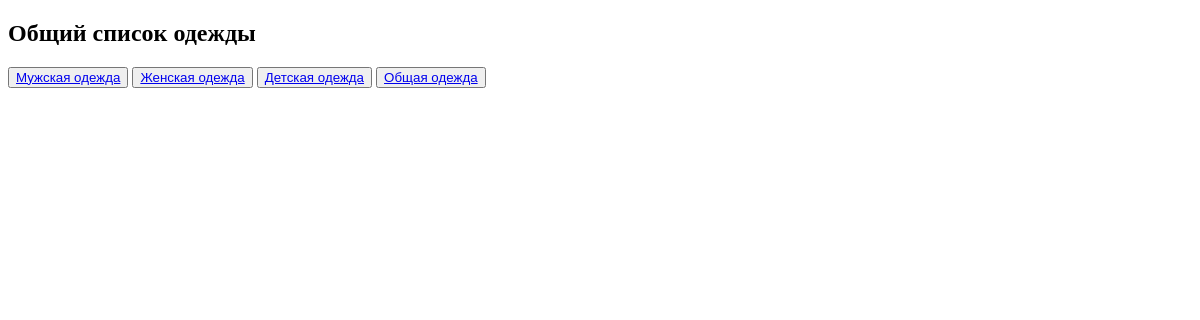
The app's page /productscl/, older data.
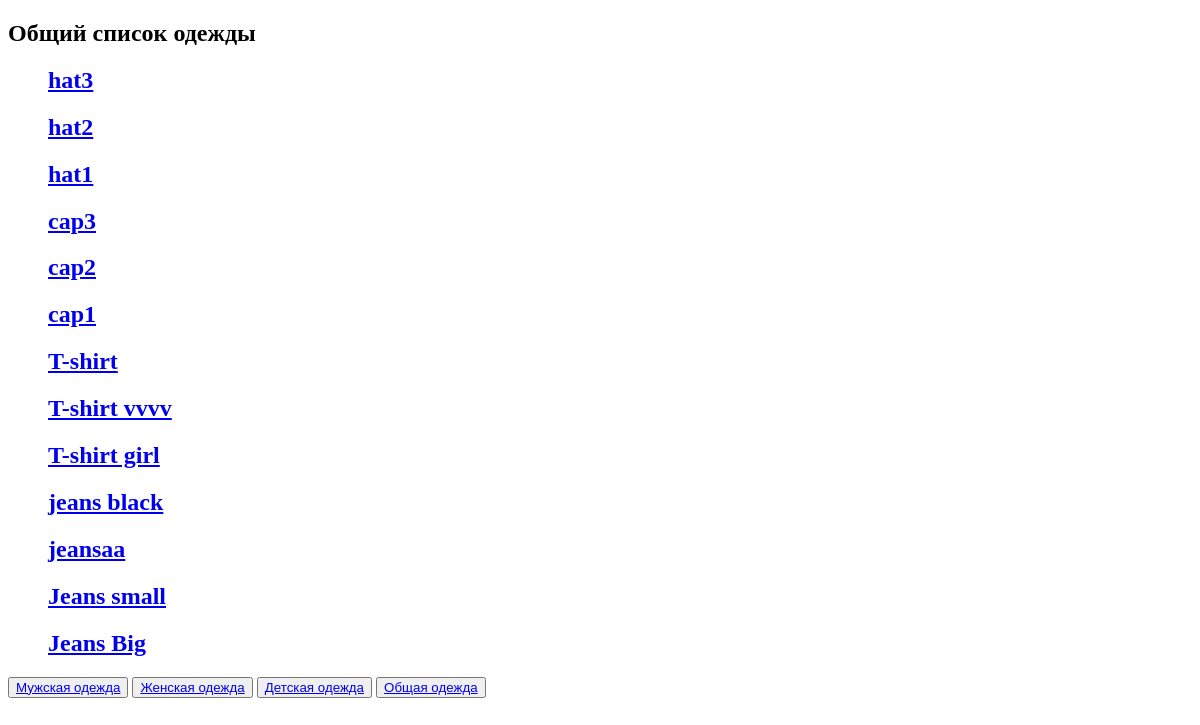
The same page, newer data.
### cloth/models.py (models this page shows, shortened)
class ProductCL(models.Model):
    class Meta:
        verbose_name = 'ProductCL'
        verbose_name_plural = 'ProductsLC'
    name = models.CharField(max_length=200)
    price = models.PositiveIntegerField()
    description = models.TextField()
    date_created = models.DateField(auto_now_add=True)
    tags = models.ManyToManyField(TagCL)

### cloth/views.py (the view)
# urls.py: path('productscl/', views.ProductCLView.as_view(), name = 'prodcl_list'),
class ProductCLView(ListView):
    queryset = models.ProductCL.objects.filter().order_by('-id')
    template_name = 'productscl.html'
    def get_queryset(self):
        return models.ProductCL.objects.filter().order_by('-id')

### templates/productscl.html (shortened to what this page needs)
<!DOCTYPE html>
<html lang="en">
<head>
</head>
<body>
<div>
<h2>Общий список одежды</h2>
    <ul>
         {% for i in object_list %}
        <h2><a href="/productscl/{{ i.id }}">{{ i.name }}</a></h2>
        {% endfor %}
    </ul>
</div>
<button><a href="/productscl_man/{{ i.id }}">Мужская одежда</a></button>
<button><a href="/productscl_woman/{{ i.id }}">Женская одежда</a></button>
<button><a href="/productscl_childs/{{ i.id }}">Детская одежда</a></button>
<button><a href="/productscl_unisex/{{ i.id }}">Общая одежда</a></button>
</body>
</html>

Row changes from the older to the newer data that the page shows:
added ProductCL: name "hat3"
added ProductCL: name "hat2"
added ProductCL: name "hat1"
added ProductCL: name "cap3"
added ProductCL: name "cap2"
added ProductCL: name "cap1"
added ProductCL: name "T-shirt"
added ProductCL: name "T-shirt vvvv"
added ProductCL: name "T-shirt girl"
added ProductCL: name "jeans black"
added ProductCL: name "jeansaa"
added ProductCL: name "Jeans small"
added ProductCL: name "Jeans Big"
